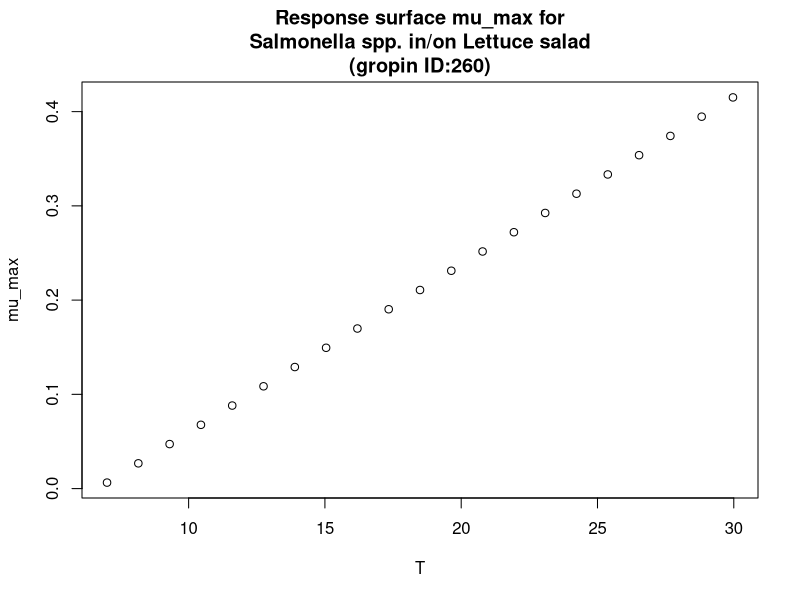

Source code (R):
#############################
# start of Parameter script
#############################
T <- seq(7.007,29.97002997003,length.out=21)
#############################
# end of Parameter script
#############################
############################# 
# start of Model script Gropin ID 260 
#############################
 
# constant coefficients for this model
 
variables <- data.frame(T)
argumentsPar <- expand.grid(variables)
 
# heart of the model
response_surface <- function(T) {
   mumax <-0.0178*(T-6.65)

return(mumax=mumax)
} 

# output parameters
mumax <- cbind(argumentsPar,response_surface(argumentsPar['T']))
colnames(mumax) <- c(colnames(argumentsPar),'mumax')
#############################
# End of Model script
#############################
############################# 
# start of Visualisation script Gropin ID 260 
#############################
plot(T,mumax$mumax,
                          xlab='T',
                          ylab='mu_max',main='Response surface mu_max for
Salmonella spp. in/on Lettuce salad
(gropin ID:260)')
#############################
# End of Visualisation script
#############################
